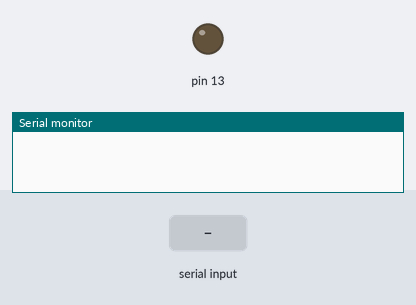
Bench run of a sketch on a simulated Arduino Uno, built with avr-gcc and run on an emulated ATmega328P. On the bench: output pins drawn as LEDs (lit = HIGH), the last lines printed to the serial monitor. The test bench sets the inputs (shaded band).

Above: at 1.2 s.
1.3 s: "LED_ON\n" received over Serial
At 2.3 s:
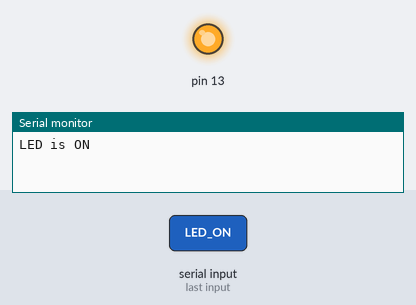
2.8 s: "LED_OFF\n" received over Serial
At 3.5 s:
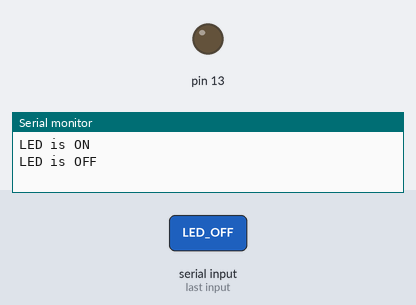
Timing chart, 0 to 5.8 s (numbered marks = the images above; inputs shaded):
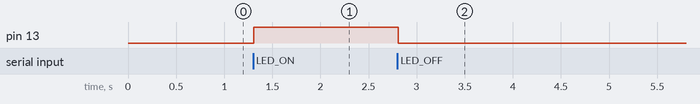

Measured:
- after the input at 1.3 s, pin 13: LOW → HIGH at once
- after the input at 2.8 s, pin 13: HIGH → LOW at once

The sketch:

pySerial_with_arduino_2.ino
```cpp
#define LED 13
String str;


void setup() {
  pinMode(13, OUTPUT);
  Serial.begin(9600);
}

void loop() {
  if (Serial.available()) {
    // 讀取傳入的字串直到"\n"結尾
    str = Serial.readStringUntil('\n');

    if (str == "LED_ON") {           // 若字串值是 "LED_ON" 開燈
        digitalWrite(13, HIGH);     // 開燈
        Serial.println("LED is ON"); // 回應訊息給電腦
    } else if (str == "LED_OFF") {
        digitalWrite(13, LOW);
        Serial.println("LED is OFF");
    }
  }
}
```
